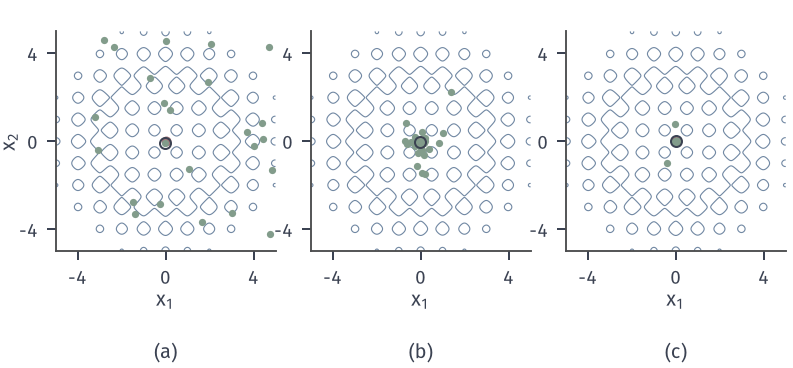

The Python source for this figure:
from pathlib import Path
import sys
ROOT = next(p for p in Path(__file__).resolve().parents if (p/'build.sh').is_file() and (p/'tex/book.tex').is_file())
sys.path.insert(0, str(ROOT/'figures/00-shared/mathematical-preliminaries-upper/00-shared/comprehension-figures'))
from support import figure, save, BLUE, GREEN, YELLOW, RED, PURPLE, INK, MUTED, GRID, BLUE_FILL, GREEN_FILL, YELLOW_FILL, RED_FILL, PURPLE_FILL
import numpy as np
HERE = Path(__file__).resolve().parent
STROKE = '#4C4D4F'
def panel(fig, left, right, top, bottom, wspace=.25):
    fig.set_layout_engine(None)
    fig.subplots_adjust(left=left, right=right, top=top, bottom=bottom, wspace=wspace)
def tags(fig, axes):
    for ax, s in zip(axes, ('(a)', '(b)', '(c)', '(d)')):
        p = ax.get_position(); fig.text((p.x0+p.x1)/2, .015, s, ha='center', va='bottom')
def rastrigin(X, Y): return 20+X**2+Y**2-10*np.cos(2*np.pi*X)-10*np.cos(2*np.pi*Y)
# 二维 Rastrigin 上的粒子群，24 粒子，同步更新，omega=0.7298，c1=c2=1.496，vmax=2，种子 4
rng=np.random.default_rng(4); N=24; x=rng.uniform(-5,5,(N,2)); v=rng.uniform(-1,1,(N,2)); F=lambda z:rastrigin(z[:,0],z[:,1]); p=x.copy(); fp=F(p); S={}
for g in range(61):
    S[g]=(x.copy(),p[np.argmin(fp)].copy())
    G=p[np.argmin(fp)]; v=.7298*v+1.496*rng.random((N,2))*(p-x)+1.496*rng.random((N,2))*(G-x); v=np.clip(v,-2,2); x=x+v; fx=F(x); m=fx<fp; p[m]=x[m]; fp[m]=fx[m]
fig,axes=figure(width_mm=112,height_mm=52,ncols=3); panel(fig,.07,.99,.97,.26,.16)
g_=np.linspace(-5,5,600); X,Y=np.meshgrid(g_,g_); Z=rastrigin(X,Y)
for a,k in zip(axes,(0,8,60)):
    a.contour(X,Y,Z,levels=[30],colors=[BLUE],linewidths=.45); xs,G=S[k]; a.plot(xs[:,0],xs[:,1],'o',ms=2.9,color=GREEN,mew=0,zorder=5); a.plot([0],[0],'o',ms=4,color=RED,mew=0,zorder=4)
    a.plot([G[0]],[G[1]],'o',ms=4.4,mfc='none',mec=INK,mew=.8,zorder=6)
    a.set_aspect('equal'); a.set_xlim(-5,5); a.set_ylim(-5,5); a.set_xticks([-4,0,4]); a.set_yticks([-4,0,4]); a.set_xlabel('$x_1$',labelpad=1)
axes[0].set_ylabel('$x_2$',labelpad=0); tags(fig,axes); print(fp.min(),p[np.argmin(fp)],np.abs(v).max(),x.std(0))
save(fig,HERE,'figure',{'seed':4,'N':24,'omega':.7298,'c':1.496,'vmax':2,'snapshots':[0,8,60],'best':float(fp.min())})
